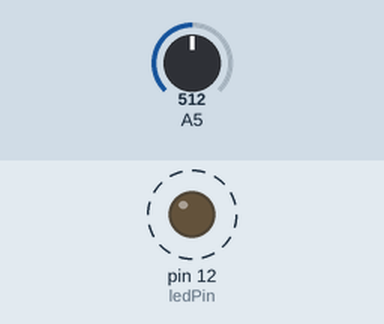
This sketch was run on a simulated Arduino Uno, built with avr-gcc and run on an emulated ATmega328P. On the bench: output pins drawn as LEDs (lit = HIGH). Dashed ring = blinking. Inputs (shaded band) come from the test bench; at power-on: A5 = 512.

Above: at 1.8 s.
1.9 s: A5 set to 122
At 2.5 s:
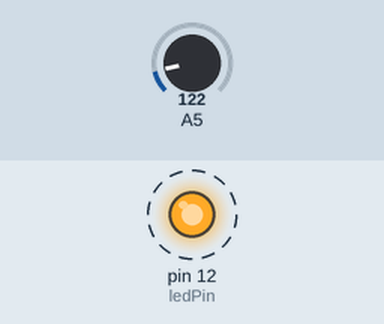
5.4 s: A5 set to 0
At 5.44 s:
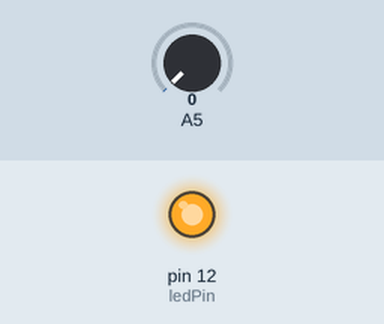
Timing chart, 0 to 14.9 s (numbered marks = the images above; inputs shaded):
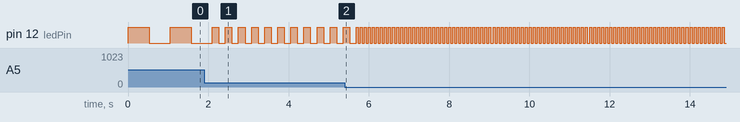

Measured:
- after the input at 1.9 s, pin 12 (ledPin): alternates HIGH for 0.16 s and LOW for 0.16 s, starting after 0.36 s
- by itself, pin 12 (ledPin): alternates HIGH for 0.53 s and LOW for 0.53 s

The sketch:

blink_with_potentiometer.ino
```cpp
int ledPin = 12;

void setup() {
  pinMode(ledPin, OUTPUT);
}

void loop() {
  int sensorValue = analogRead(A5);
  int t = map(sensorValue, 0, 1023, 50, 1000);
  digitalWrite(ledPin, HIGH);
  delay(t);
  digitalWrite(ledPin, LOW);
  delay(t);
}
```
